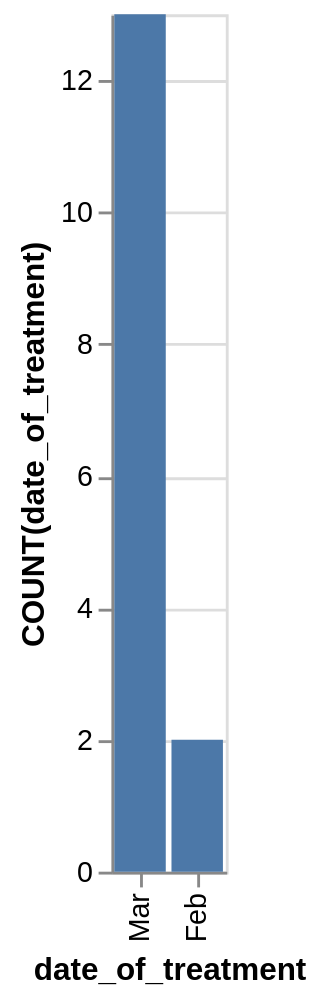

The Vega-Lite source for this figure:
### Vega-Lite specification from a JSON file in a GitHub repository (floating-point values rounded to 4 significant figures)
{"data": {"values": [{"x_data": "Feb", "y_data": 2}, {"x_data": "Mar", "y_data": 13}]}, "mark": "bar", "encoding": {"x": {"field": "x_data", "type": "nominal", "title": "date_of_treatment", "sort": "descending"}, "y": {"field": "y_data", "type": "quantitative", "title": "COUNT(date_of_treatment)"}}}
